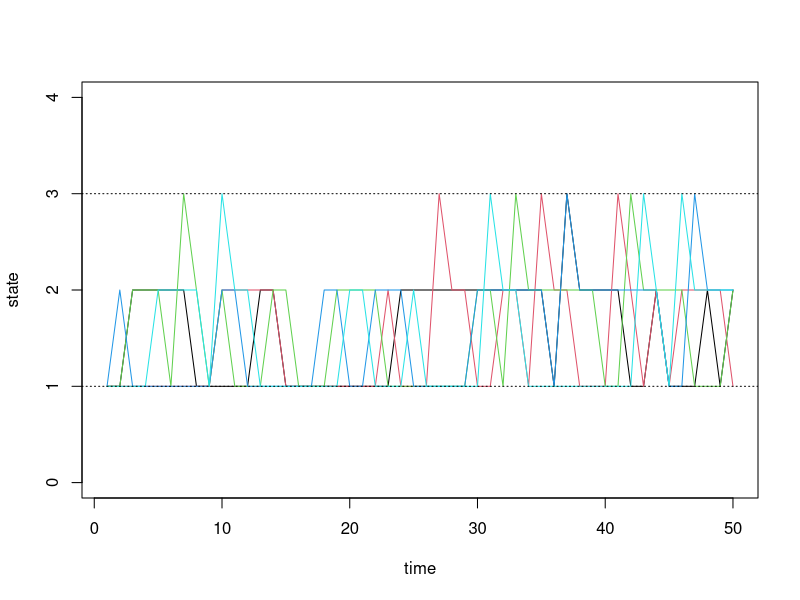
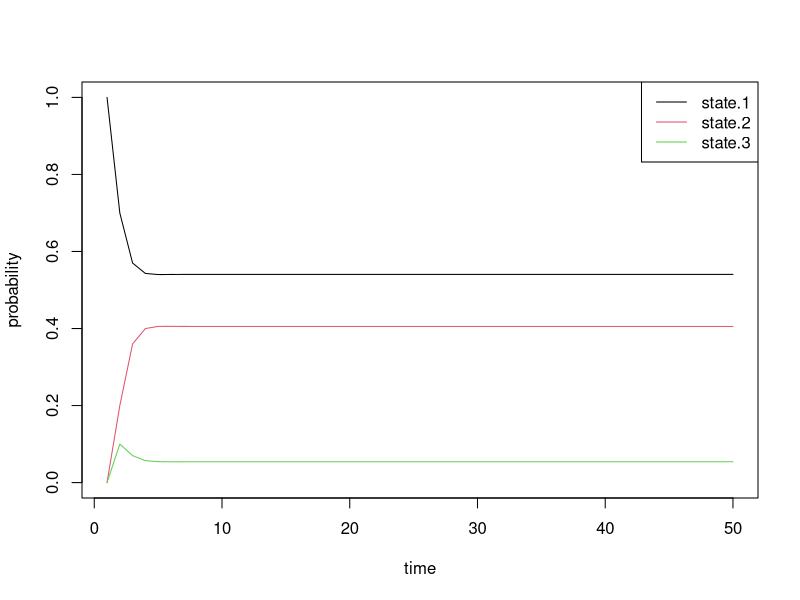
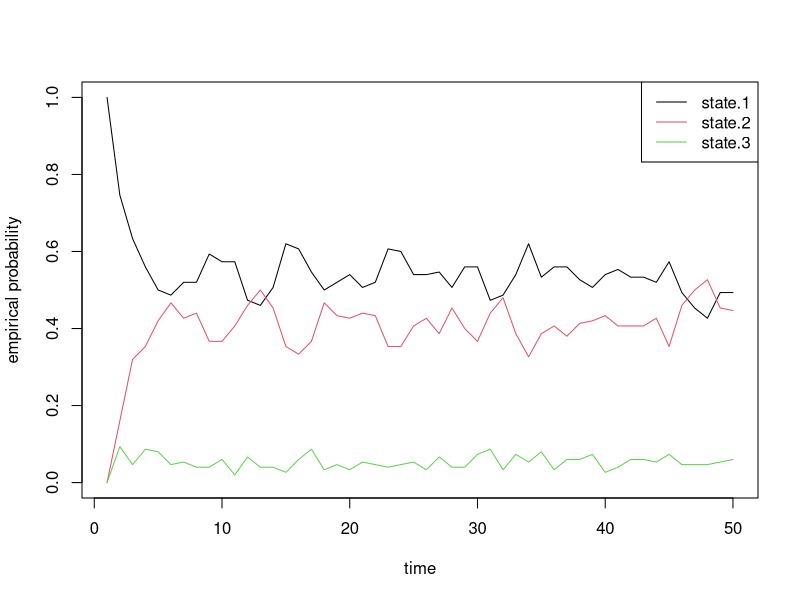
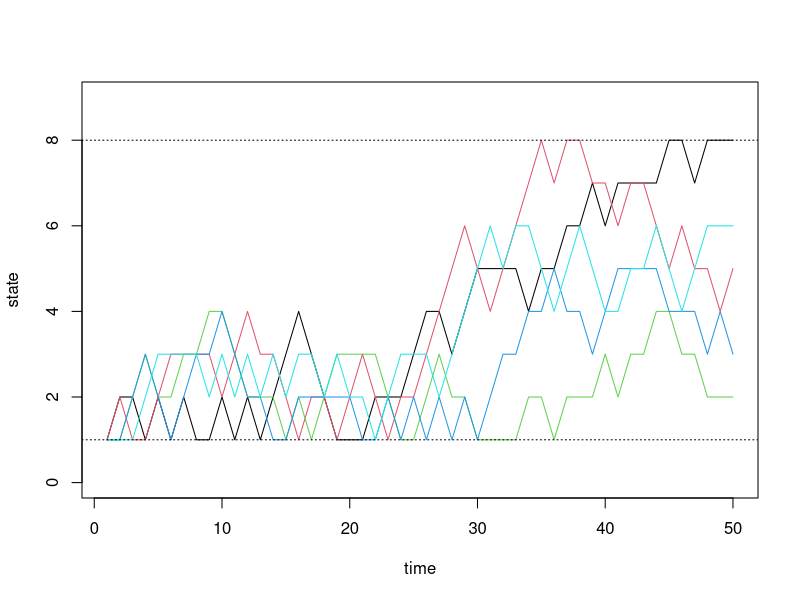
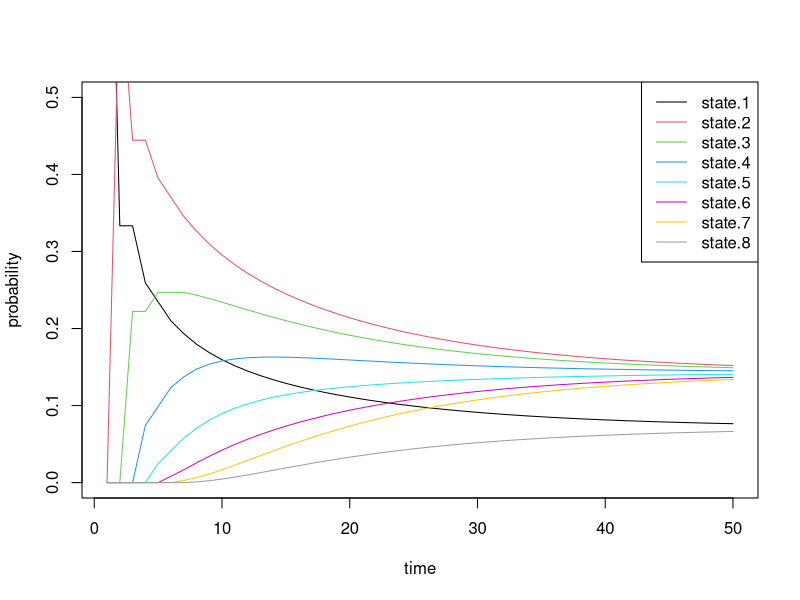
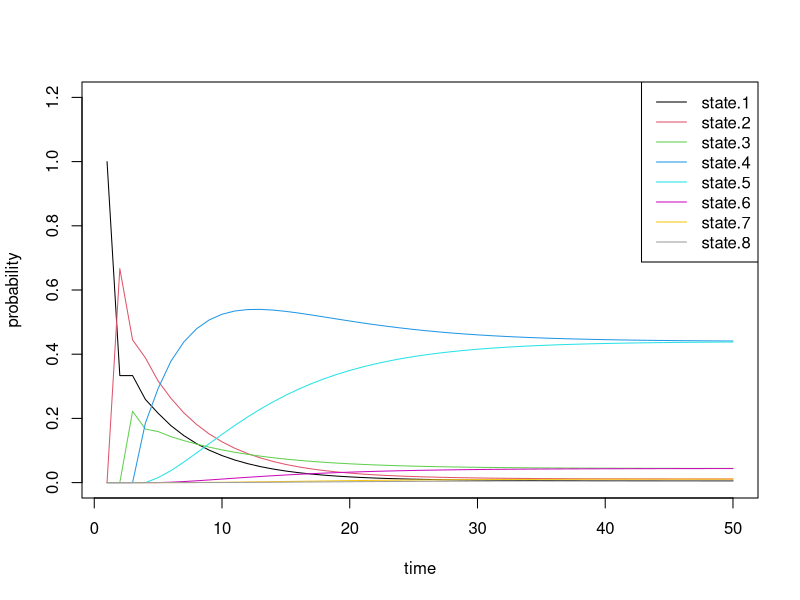
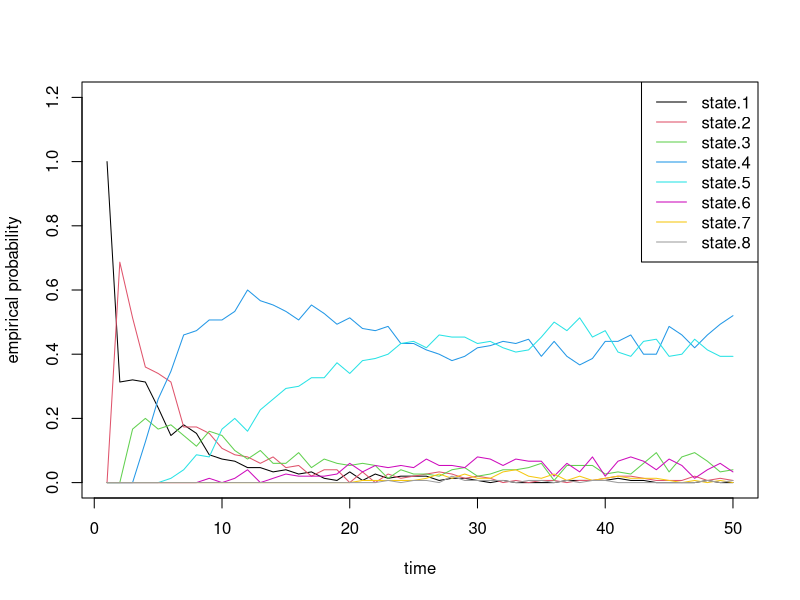

Write the R code that produced these figures, in order.
## ---- chunk 1
knitr::opts_chunk$set(comment = "#",collapse = TRUE,fig.align = "center")
## ---- chunk 2
# simulate discrete Markov chains
run.mc.sim <- function( P,   # probability transition matrix
                        num.iters=50, 
                        num.chains=150 )
  {
  
  # number of possible states
  num.states <- nrow(P)
  
  # states X_t for all chains
  states     <- matrix(NA, ncol=num.chains, nrow=num.iters)
  
  # probability vectors pi^n through time
  all_probs  <- matrix(NA, nrow=num.iters, ncol=num.states)
  
  # forces chains to start in state 1
  pi_0      <- c(1, rep(0, num.states-1))

  # initialize variables for first state 
  P_n           <- P
  all_probs[1,] <- pi_0
  states[1,]    <- 1

  for(t in 2:num.iters) {
    
    # pi^n for this iteration
    pi_n           <- pi_0 %*% P_n
    all_probs[t,]  <- pi_n
    
    for(chain_num in seq_len(num.chains)) {
      # probability vector to simulating next state 
      p                     <- P[ states[t-1,chain_num], ]
      states[t,chain_num]   <- which(rmultinom(1, 1, p) == 1)
    }
    
    # update probability transition matrix
    P_n           <- P_n %*% P
  }
  return(list(all.probs=all_probs, states=states))
}
## ---- chunk 3
# setup transition matrix 
P <- t(matrix(c( 0.7, 0.2, 0.1, 
                 0.4, 0.6,   0, 
                   0,   1,   0  ), nrow=3, ncol=3))
## ---- chunk 4
sim1 <- run.mc.sim(P)
## ---- chunk 5
states <- sim1[[2]]
matplot(states[,1:5], type='l', lty=1, col=1:5, ylim=c(0,4), ylab='state', xlab='time')
abline(h=1, lty=3)
abline(h=3, lty=3)
## ---- chunk 6
all.probs <- sim1[[1]]
matplot(all.probs, type='l', col=1:3, lty=1, ylab='probability', xlab='time')
legend('topright', c('state.1', 'state.2', 'state.3'), lty=1, col=1:3)
## ---- chunk 7
# solve for stationary distribution
A         <- matrix(c(-0.3, 0.2, 0.1, 1, 0.4, -0.4, 0, 1, 0, 1, -1, 1 ), ncol=3,nrow=4)
b         <- c(0,0,0, 1)
pi        <- drop(solve(t(A) %*% A, t(A) %*% b))

# show comparison
results1           <- t(data.frame(pi_n = all.probs[50,], pi = pi))
colnames(results1) <- c('state.1', 'state.2', 'state.3')
results1
## ---- chunk 8
state.probs <- t(apply(apply(sim1[[2]], 1, function(x) table(factor(x, levels=1:3))), 2, function(x) x/sum(x)))
matplot(state.probs[1:50,], col=1:3, lty=1, type='l', ylab='empirical probability', xlab='time')
legend('topright', c('state.1', 'state.2', 'state.3'), lty=1, col=1:3)
## ---- chunk 9
P <- t(matrix(c( 1/3, 2/3,   0,   0,  0,   0,   0,   0,
                 1/3, 1/3, 1/3,   0,  0,   0,   0,   0,
                   0, 1/3, 1/3, 1/3,  0,   0,   0,   0,
                   0,   0, 1/3, 1/3, 1/3,  0,   0,   0,
                   0,   0,   0, 1/3, 1/3, 1/3,  0,   0,
                   0,   0,   0,   0, 1/3, 1/3, 1/3,  0,
                   0,   0,   0,   0,   0, 1/3, 1/3, 1/3,
                   0,   0,   0,   0,   0,   0, 2/3, 1/3), nrow=8, ncol=8))
## ---- chunk 10
sim2a <- run.mc.sim(P)
## ---- chunk 11
states <- sim2a[[2]]
matplot(states[,1:5], type='l', lty=1, col=1:5, ylim=c(0,9), ylab='state', xlab='time')
abline(h=1, lty=3)
abline(h=8, lty=3)
## ---- chunk 12
all.probs <- sim2a[[1]]
matplot(all.probs, type='l', col=1:8, lty=1, ylab='probability',
        xlab='time', ylim=c(0, 0.5))
legend('topright', paste('state.', 1:8, sep=''), lty=1, col=1:8)
## ---- chunk 13
P <- t(matrix(c( 1/3,   2/3,    0,    0,    0,    0,    0,   0,
                 1/3,   1/3,  1/3,    0,    0,    0,    0,   0,
                   0,  .5/6, .5/6,  5/6,    0,    0,    0,   0,
                   0,     0, .5/6,  5/6, .5/6,    0,    0,   0,
                   0,     0,    0, .5/6,  5/6, .5/6,    0,   0,
                   0,     0,    0,    0,  5/6, .5/6, .5/6,   0,
                   0,     0,    0,    0,    0,  1/3,  1/3, 1/3,
                   0,     0,    0,    0,    0,    0,  2/3, 1/3 ), nrow=8, ncol=8))
## ---- chunk 14
sim2b <- run.mc.sim(P)
## ---- chunk 15
all.probs <- sim2b[[1]]
matplot(all.probs, type='l', col=1:8, lty=1, ylab='probability',
        xlab='time', ylim=c(0,1.2))
legend('topright', paste('state.', 1:8, sep=''), lty=1, col=1:8)
## ---- chunk 16
state.probs <- t(apply(apply(sim2b[[2]], 1, function(x) table(factor(x, levels=1:8))), 2, function(x) x/sum(x)))
matplot(state.probs[1:50,], col=1:8, lty=1, type='l', ylab='empirical probability', xlab='time', ylim=c(0,1.2))
legend('topright', paste('state.', 1:8, sep=''), lty=1, col=1:8)
